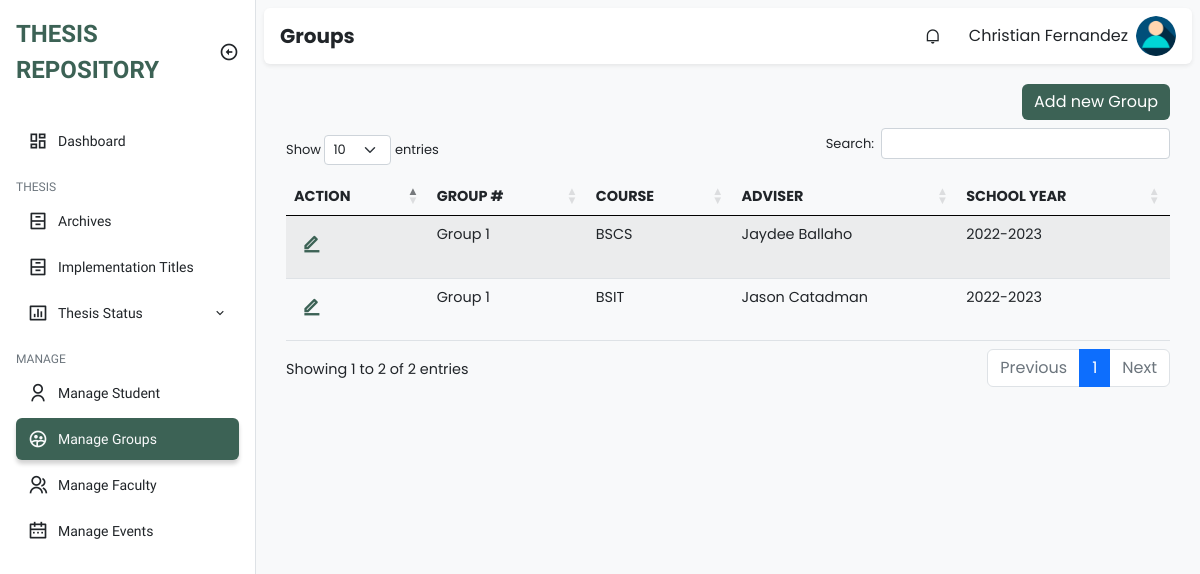
Screenshot of /admin/manage_groups.php (signed in) with the database file from the repository.
### tables this page shows
CREATE TABLE `groups` (
  `id` int(11) NOT NULL,
  `group_number` int(11) NOT NULL,
  `curriculum` varchar(255) NOT NULL,
  `adviser_id` int(11) NOT NULL
);

CREATE TABLE `faculty` (
  `id` int(11) NOT NULL,
  `firstname` varchar(255) NOT NULL,
  `middle_name` varchar(100) NOT NULL,
  `lastname` varchar(255) NOT NULL,
  `email` varchar(100) NOT NULL,
  `username` varchar(255) NOT NULL,
  `password` varchar(100) NOT NULL,
  `department` varchar(100) NOT NULL,
  `type` varchar(100) NOT NULL,
  `created_at` timestamp NOT NULL DEFAULT current_timestamp(),
  `updated_at` timestamp NOT NULL DEFAULT current_timestamp() ON UPDATE current_timestamp()
);

### class/student.class.php (called while the page is built, shortened)
<?php
class Student{
    protected $db;
    function __construct()
    {
        $this->db = new Database();
    }
            ?>
            <?php
    function show_all_groups(){
        $sql = "SELECT * FROM groups";
        $query=$this->db->connect()->prepare($sql);
        if($query->execute()){
            $data = $query->fetchAll();
        }
        return $data;
    }
    function get_adviser($adviser_id){
        $sql = "SELECT * FROM faculty WHERE id=:adviser_id";
        $query=$this->db->connect()->prepare($sql);
        $query->bindParam(':adviser_id', $adviser_id);
        if($query->execute()){
            $data = $query->fetchAll();
        }
        return $data;
    }
}
?>

### class/database.sample.php (called while the page is built)
<?php
class Database{
    private $host = 'localhost';
    private $username = 'root';
    private $password = '';
    private $database = 'tams';
    protected $connection;
    function connect(){
        try
			{
				$this->connection = new PDO("mysql:host=$this->host;dbname=$this->database",
											$this->username, $this->password);
			}
			catch (PDOException $e)
			{
				echo "Connection error " . $e->getMessage();
			}
        return $this->connection;
    }
}
?>

### admin/manage_groups.php (the view, shortened to what this page needs)
<?php
require_once '../class/student.class.php';
?>
<!DOCTYPE html>
<html lang="en">
  <head>
    <link
      href="https://cdn.jsdelivr.net/npm/remixicon@2.5.0/fonts/remixicon.css"
      rel="stylesheet"
    />
    <link rel="stylesheet" href="https://cdn.datatables.net/1.13.1/css/dataTables.bootstrap5.min.css">
    <link rel="stylesheet" href="https://cdn.datatables.net/responsive/2.4.0/css/responsive.bootstrap.min.css">
    <link rel="stylesheet" href="../assets/css/bootstrap.min.css" />
    <link rel="stylesheet" href="../assets/css/style.css" />
    <link rel="stylesheet" href="https://cdn.jsdelivr.net/npm/sweetalert2@11.1.0/dist/sweetalert2.min.css">
  </head>
  <body>
    <div class="sidebar position-fixed top-0 bottom-0 bg-white border-end">
      <div class="d-flex align-items-center p-3">
        <a
          href="#"
          class="sidebar-logo text-uppercase fw-bold text-decoration-none text-indigo fs-4"
          >Thesis Repository</a
        >
        <i
          class="sidebar-toggle ri-arrow-left-circle-line ms-auto fs-5 d-none d-md-block"
        ></i>
      </div>
      <ul class="sidebar-menu p-3 m-0 mb-0">
        <li class="sidebar-menu-item">
          <a href="dashboard.php">
            <i class="ri-dashboard-line sidebar-menu-item-icon"></i>
            Dashboard
          </a>
        </li>
        <li class="sidebar-menu-divider mt-3 mb-1 text-uppercase">Thesis</li>
        <li class="sidebar-menu-item">
          <a href="archives.php">
            <i class="ri-archive-drawer-line sidebar-menu-item-icon"></i>
            Archives
          </a>
        </li>
        <li class="sidebar-menu-item ">
          <a href="implementation_titles.php">
            <i class="ri-archive-drawer-line sidebar-menu-item-icon"></i>
            Implementation Titles
          </a>
        </li>
        <li class="sidebar-menu-item has-dropdown">
          <a href="thesis_status.php">
              <i class="ri-bar-chart-box-line sidebar-menu-item-icon"></i>
              Thesis Status
              <i class="ri-arrow-down-s-line sidebar-menu-item-accordion ms-auto"></i>
          </a>
      </li>
        <li class="sidebar-menu-divider mt-3 mb-1 text-uppercase">Manage</li>
        <li class="sidebar-menu-item">
          <a href="manage_students.php">
            <i class="ri-user-line sidebar-menu-item-icon"></i>
            Manage Student
          </a>
        </li>
        <li class="sidebar-menu-item active">
          <a href="manage_groups.php">
            <i class="ri-group-2-line sidebar-menu-item-icon"></i>
            Manage Groups
          </a>
        </li>
        <li class="sidebar-menu-item">
          <a href="manage_faculty.php">
            <i class="ri-group-line sidebar-menu-item-icon"></i>
            Manage Faculty
          </a>
        </li>
        <li class="sidebar-menu-item">
          <a href="manage_schedules.php">
            <i class="ri-calendar-2-line sidebar-menu-item-icon"></i>
            Manage Events
          </a>
        </li>
      </ul>
    </div>
    <main class="bg-light">
      <div class="p-2">
        <nav class="px-3 py-2 bg-white rounded shadow-sm">
          <h5 class="fw-bold mb-0 me-auto">Groups</h5>
          <div class="dropdown me-3 d-none d-sm-block">
            <div
              class="cursor-pointer dropdown-toggle navbar-link"
              data-bs-toggle="dropdown"
              aria-expanded="false"
            >
              <i class="ri-notification-line"></i>
            </div>
          </div>
          <div class="dropdown">
            <div
              class="d-flex align-items-center cursor-pointer dropdown-toggle"
              data-bs-toggle="dropdown"
              aria-expanded="false"
            >
              <span class="me-2 d-none d-sm-block"><?php echo $_SESSION['fullname'] ?></span>
              <img
                class="navbar-profile-image"
                src="../img/u-icon.png" alt="Image"
              />
            </div>
          </div>
        </nav>
        <div class="py-4">
          <div class="container padding-bottom">
                  <div class="head-cont d-flex justify-content-end pb-2">
                      <a class="btn btn-primary add-button" href="add_group.php">Add new Group</a>
                  </div>
                    <table id="example" class="table table-striped" style="width:100%">
                        <thead>
                        <tr>
                            <th class="action">Action</th>
                            <th>Group #</th>
                            <th>Course</th>
                            <th>Adviser</th>
                            <th>School Year</th>
                        </tr>
                        </thead>
                        <tbody>
                                <?php
                                    require_once '../class/student.class.php';
                                    $student = new Student();
                                    foreach ($student->show_all_groups() as $value){
                                ?>
                                    <tr>
                                        <td>
                                          <div class="actions">
                                            <a class="action-edit" href="#"><i class="ri-edit-line"></i></a>
                                          </div>
                                        </td>
                                        <td><?php echo "Group " . $value['group_number'] ?></td>
                                        <td><?php echo $value['curriculum'] ?></td>
                                        <?php
                                        foreach ($student->get_adviser($value['adviser_id']) as $adviser){
                                        ?>
                                          <td><?php echo $adviser['firstname'] . " " . $adviser["lastname"] ?></td>
                                        <?php
                                        }
                                        ?>
                                        <td>2022-2023</td>
                                    </tr>
                                <?php
                                }
                                ?>
                        </tbody>
                    </table>
          </div>
        </div>
    </div>
    </main>
  </body>
</html>

### rows the page displays
groups: group_number "1", curriculum "BSCS"
faculty: firstname "Jaydee", lastname "Ballaho"
groups: group_number "1", curriculum "BSIT"
faculty: firstname "Jason", lastname "Catadman"

### other values shown
$_SESSION['fullname'] "Christian Fernandez"
